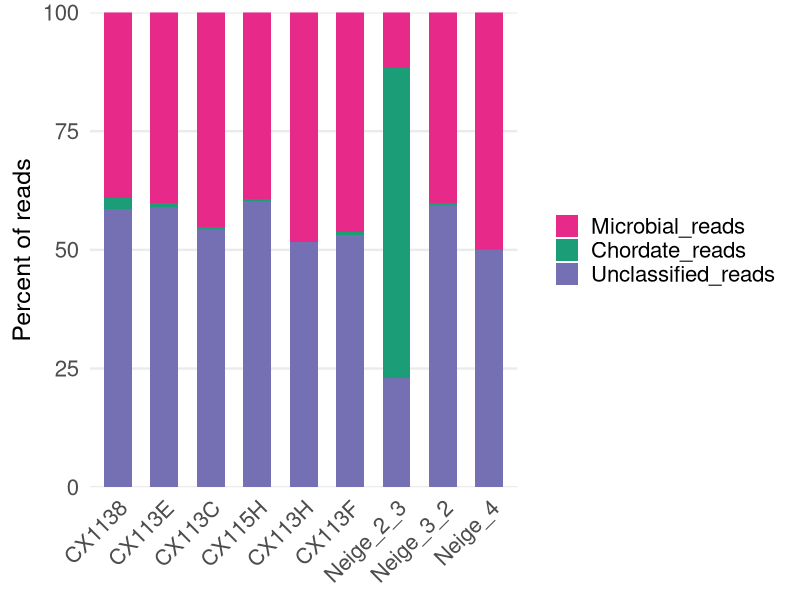
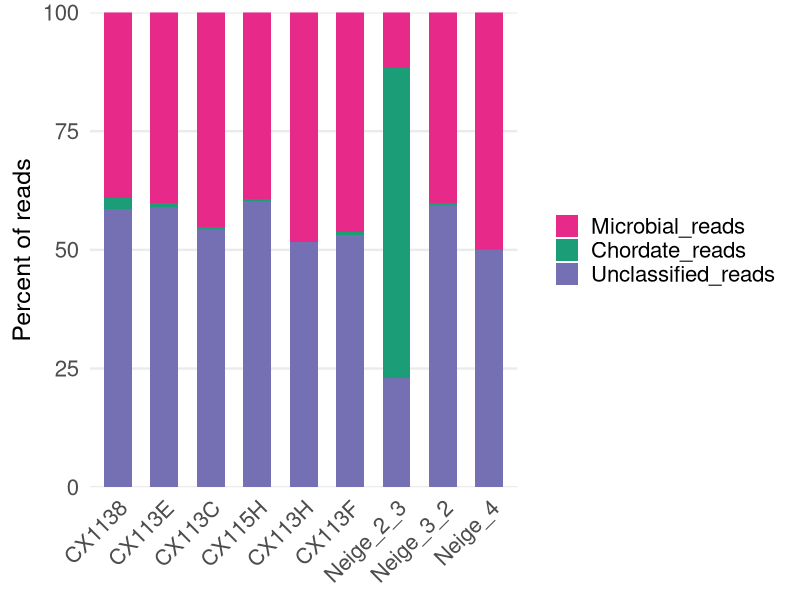

These charts were generated, in order, by the following R code:
# === Load libraries ===
library(tidyverse)
setwd("~/github_repos/snowtracks/metagenomics")

# === Read CSV ===
df <- read.csv("deep_stats.csv", stringsAsFactors = FALSE)

# Remove % signs, convert to numeric, filter categories, NORMALISE to 100
df_long <- df %>%
  pivot_longer(-Name, names_to = "Category", values_to = "Percent") %>%
  mutate(Percent = as.numeric(sub("%", "", Percent))) %>%
  filter(Category %in% c("Chordate_reads","Unclassified_reads","Microbial_reads")) %>%
  group_by(Name) %>%
  mutate(Percent = Percent / sum(Percent) * 100) %>%
  ungroup()

# === Set sample order ===
# Edit this vector to reorder bars left → right; NULL keeps original CSV order
sample_order <- NULL  # e.g. c("SampleC", "SampleA", "SampleB")

if (!is.null(sample_order)) {
  df_long$Name <- factor(df_long$Name, levels = sample_order)
} else {
  df_long$Name <- factor(df_long$Name, levels = unique(df_long$Name))
}

# Set category order (BOTTOM → TOP of bars)
df_long$Category <- factor(
  df_long$Category,
  levels = c("Microbial_reads","Chordate_reads","Unclassified_reads")
)

# Color palette (subset)
cols <- c(
  "Chordate_reads"     = "#1b9e77",
  "Unclassified_reads" = "#7570b3",
  "Microbial_reads"    = "#e7298a"
)

# === Stacked vertical barplot ===
final_plot <- ggplot(df_long, aes(x = Name, y = Percent, fill = Category)) +
  geom_col(width = 0.6, color = NA) +
  scale_fill_manual(values = cols) +
  scale_y_continuous(expand = c(0, 0)) +
  labs(y = "Percent of reads", x = NULL) +
  theme_minimal(base_size = 18) +
  theme(
    panel.grid.major.x = element_blank(),
    panel.grid.minor  = element_blank(),
    axis.text.x       = element_text(angle = 45, hjust = 1, size = 16),
    axis.text.y       = element_text(size = 16),
    axis.title.y      = element_text(size = 18),
    legend.title      = element_blank(),
    legend.text       = element_text(size = 16)
  )

# === Print figure ===
final_plot

# === Save figure ===
ggsave(
  filename = "stacked_barplots.png",
  plot     = final_plot,
  width    = 12,
  height   = 5,
  units    = "in",
  dpi      = 300,
  bg       = "white"
)
